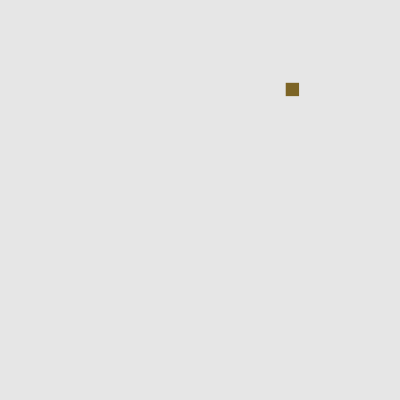
Frame 1 (no input)
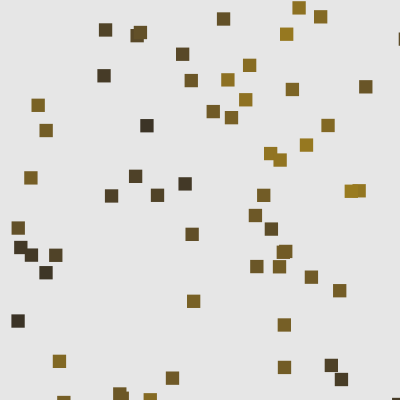
Frame 60 (no input)
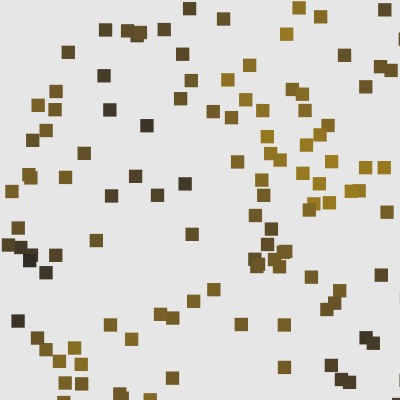
Frame 120 (the mouse pressed at the canvas centre since frame 60)

The p5.js sketch that drew these frames (run headless with seeded random() and noise() and a simulated clock; from frame 60 on, the mouse is pressed at the canvas centre):

// p5.js sketch
// ── sketch.js
const DIMENSION = 30
const colours = []

function setup() {
  createCanvas(400, 400);
  colorMode(HSL)
  noStroke()
  background(0, 0, 90);

  for (let i = 0; i < DIMENSION; i++){
    colours.push(new Array(DIMENSION))
  }
}

function draw() {
  for (let j = 0; j < DIMENSION; j++) {
    for (let i = 0; i < DIMENSION; i++) {
      const n = noise(i / 10, j / 10)
      colours[i][j] = n
    }
  }

  const x = random(width)
  const y = random(height)

  const i = floor(map(x, 0, width, 0, DIMENSION))
  const j = floor(map(y, 0, height, 0, DIMENSION))

  const n = colours[i][j]
  const col = color(
    map(n, 0, 1, 35, 50),
    map(n, 0, 1, 0, 100),
    map(n, 0, 1, 10, 50),
  )
  fill(col)
  rect(x, y, width/DIMENSION, height/DIMENSION)
}
